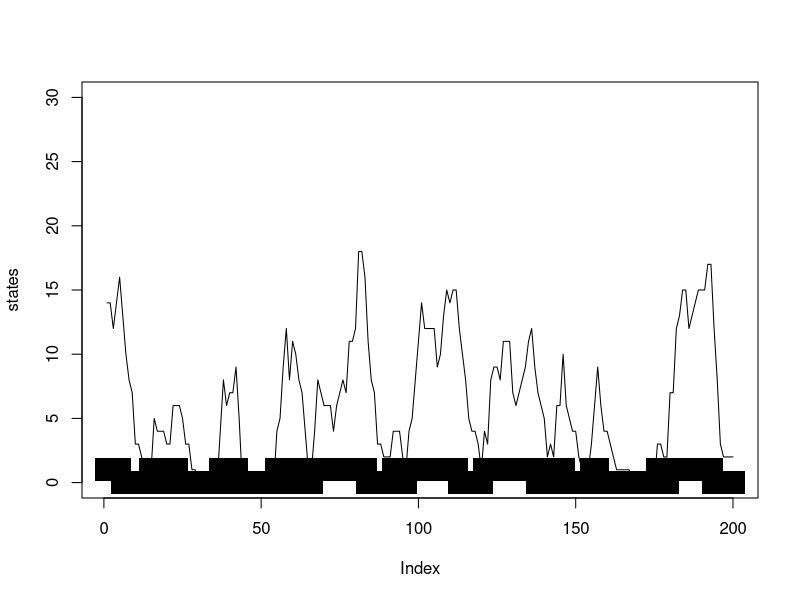

This chart was generated by the following R code:
## set working directory 
setwd("~/PycharmProjects/Stochasticity_Sister_Cells/")

## protein to lumi signal parameters 
alpha = 27.63
beta = 34 
sigma_b2 = 50^2

## initialization 
p0 = 14            # initial concentration of the protein
k_ON = .35       # rate of switching to the ON state
k_OFF = .05      # rate of switching to the OFF state
K = k_ON + k_OFF # 
k_s = 3.432      # synthesis (production) rate
k_m = 0.254       # degradation rate

p_g = function(g1, g2, t) {
  exp(- K * t) * ifelse(g1 == g2, 1, 0) + 
    (1 - exp(- K * t)) * ( ifelse(g2 == 1, k_ON, k_OFF) / K)
}

p_m = function(n1, n2, g, t) {
  k = g * k_s
  mean_n = (k / k_m) * (1 - exp(- k_m * t))
  f = function(q) {
    dpois(n1 - q, mean_n) * exp(- k_m * t)^q * 
      (1 - exp(- k_m * t))^(n2 - q) * 
      choose(n2, q)
  }
  sum(sapply(seq(0, n2), f))
}

curr_state = 1
curr_num = p0
states = c()
numbs = c()
t = 0
times = c()
while (t < 100*10) {
  states = c(states, curr_state)
  numbs = c(numbs, curr_num)
  times = c(times, t)
  r = runif(1)
  if(r < p_g(1, curr_state, t)) {
    curr_state = 1
  } else {
    curr_state = 0
  }
  n = seq(0, 30)
  s = sapply(n, p_m, n2 = curr_num, g = curr_state, t = 1)
  r = runif(1)
  curr_num = n[cumsum(s) >= r][1]
  t = t + 5
}

# states[which(states == 0)] = -20
# states[which(states == 1)] = 0
plot(states, ylim = c(0, 30), pch=15, cex= 3.1)
lines(numbs, type = 'l')
signal = sapply(numbs, function(x) rnorm(1, alpha*x, sqrt(sigma_b2 + beta*x)) )
